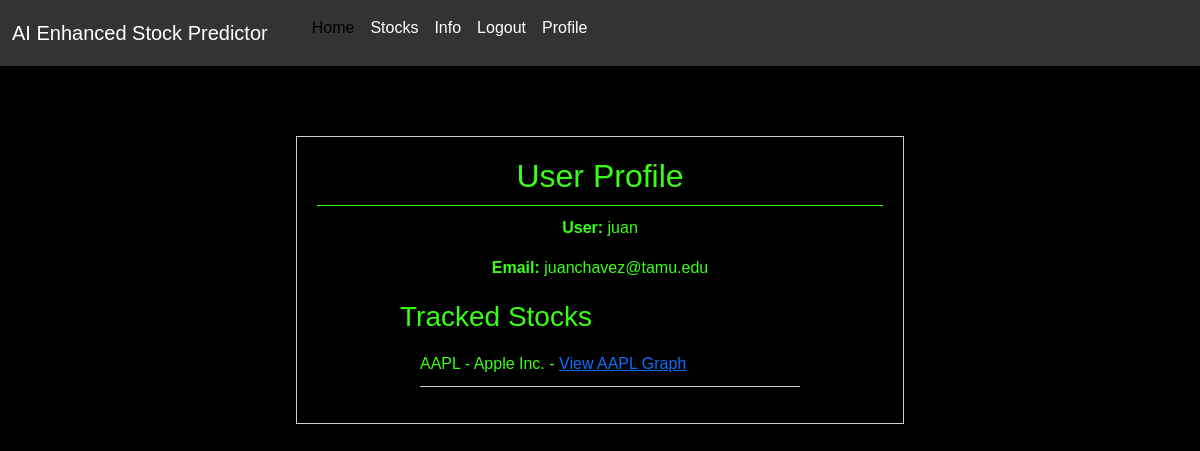
The app's page /profile/ (signed in), older data.
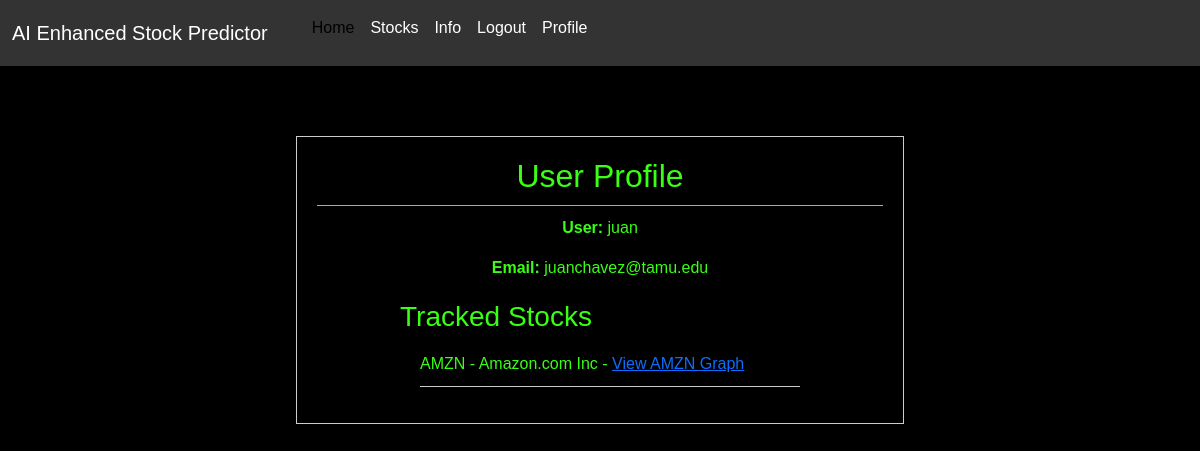
The same page, newer data.
### AIEFAapp/models.py (models this page shows, shortened)
class Stock(models.Model):
    symbol = models.CharField(max_length=10)
    name = models.CharField(max_length=100)
    hist_accuracy = models.CharField(max_length=10, blank=True, null=True)

### AIEFAapp/views.py (the view)
# urls.py: path("profile/", views.profile, name='profile'),
def profile(request):
    user = request.user  # Get the current user
    profile = user.profile  # Get the user's profile
    associated_stocks = profile.user_stocks.all()  # Retrieve the associated stocks
    return render(request, 'profile.html', {'associated_stocks': associated_stocks})

### AIEFAapp/templates/profile.html (shortened to what this page needs)
{% extends "base.html" %}
{% block content %}
<!DOCTYPE html>
<html lang="en">
<head>
</head>
<body>
<div class="profile-container">
    <div class="profile-info">
        <h2>User Profile</h2>
        <p><strong>User:</strong> {{ user.username }}</p>
        <p><strong>Email:</strong> {{ user.email }}</p>
    </div>
    <div class="tracked-stocks">
        <h3>Tracked Stocks</h3>
        <ul>
            {% for stock in associated_stocks %}
                <li>{{ stock.symbol }} - {{ stock.name }} - <a href="{% url 'stock_graph' symbol=stock.symbol %}">View {{ stock.symbol }} Graph</a></li>
            {% empty %}
                <li>No associated stocks yet.</li>
            {% endfor %}
        </ul>
    </div>
</div>
</body>
</html>
{% endblock %}

### AIEFAapp/templates/base.html (shortened to what this page needs)
{% load static %}
<!doctype html>
<html lang="en">
  <head>
    <link href="https://cdn.jsdelivr.net/npm/bootstrap@5.3.0/dist/css/bootstrap.min.css" rel="stylesheet">
    <link rel="stylesheet", href="{% static 'css/main.css' %}">
  </head>
  <body>
    <nav class="navbar navbar-expand-lg navbar-custom">
        <div class="container-fluid">
            <a class="navbar-brand" href="#">AI Enhanced Stock Predictor</a>
          <div class="collapse navbar-collapse" id="navbarSupportedContent">
            <ul class="navbar-nav me-auto mb-2 mb-lg-0">
              <li class="nav-item">
                <a class="nav-link active" aria-current="page" href="/">Home</a>
              </li>
              <li class="nav-item">
                <a class="nav-link" href="{% url 'predictions' %}">Stocks</a>
              </li>
              <li class="nav-item">
                <a class="nav-link" href="{% url 'disclaimers' %}">Info</a>
              </li>
            {% if user.is_authenticated %}
              <li class="nav-item">
                <a class="nav-link" href="{% url 'logout' %}">Logout</a>
              </li>
              <li class="nav-item">
                <a class="nav-link" href="{% url 'profile' %}">Profile</a>
              </li>
            {% endif %}
            </ul>
          </div>
        </div>
      </nav>
      <div class="container">{% block content %} {% endblock %}</div>
  </body>
</html>

### static/css/main.css (style rules this page uses)
body { background-color: white; }

### AIEFAapp/templates/base.html (style rules this page uses)
.navbar-custom { background-color: #333333; color: white; }
.navbar-custom .navbar-brand, .navbar-custom .nav-link { color: white; }

### AIEFAapp/templates/profile.html (style rules this page uses)
.profile-container { width: 80%; margin: 50px auto; border: 1px solid #ccc; padding: 20px; }
.profile-info { text-align: center; margin-bottom: 20px; }
.profile-info h2 { margin-bottom: 10px; }
.tracked-stocks { max-width: 400px; margin: 0 auto; }
.tracked-stocks ul { list-style: none; padding: 0; }
.tracked-stocks ul li { padding: 10px 0; border-bottom: 1px solid #ccc; }
body { font-family: Arial, sans-serif; margin: 0; padding: 0; background-color: black; color: #39FF14; }
.container { max-width: 800px; margin: 0 auto; padding: 20px; }
h2 { border-bottom: 1px solid #39FF14; padding-bottom: 10px; }
ul, ol { margin-left: 20px; }
li { margin-bottom: 10px; }

Row changes from the older to the newer data that the page shows:
removed Stock: symbol "AAPL", name "Apple Inc."
now on this page (row unchanged): Stock: symbol "AMZN", name "Amazon.com Inc"
